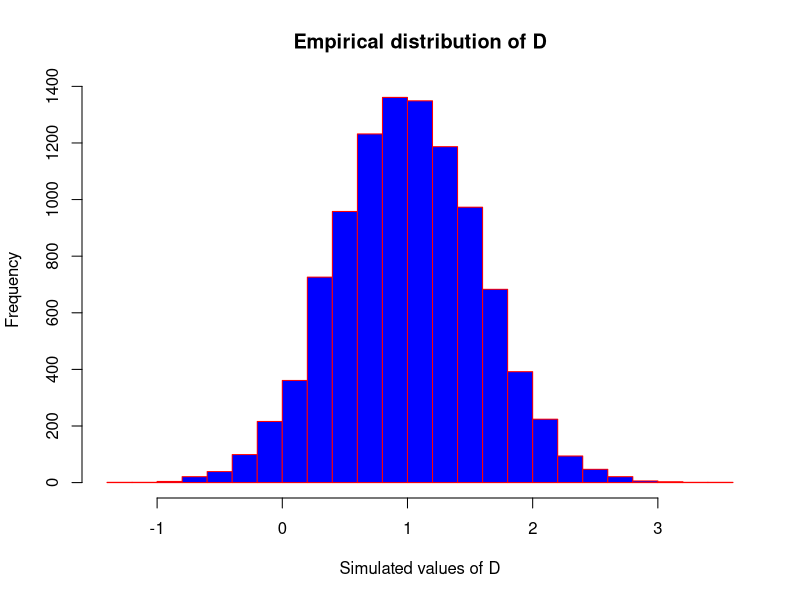
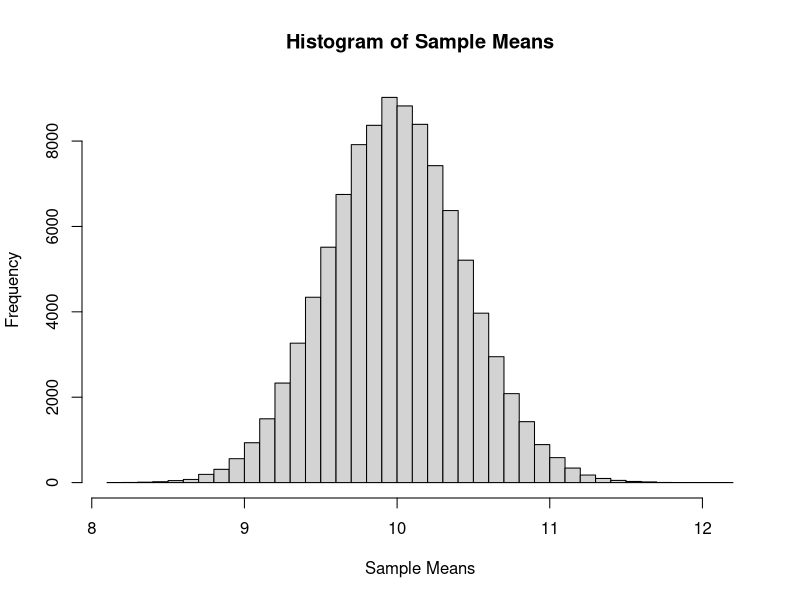
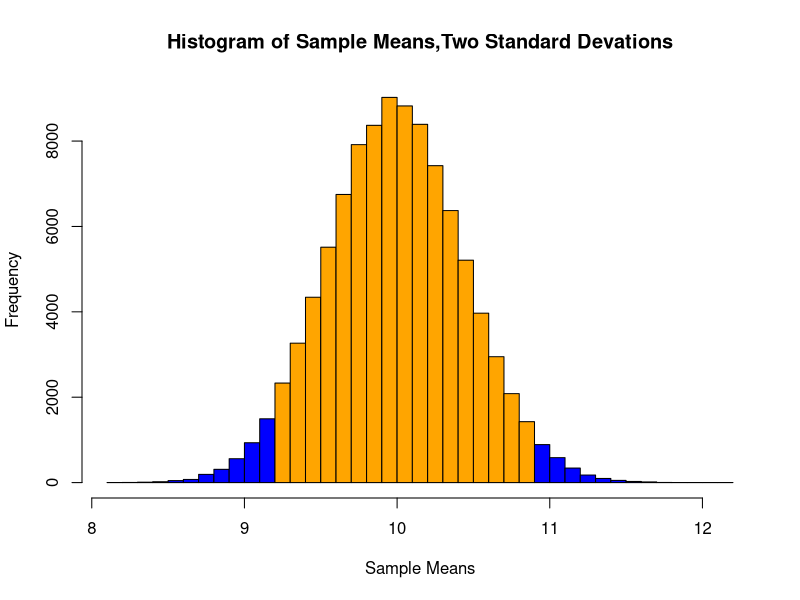

These figures' R source, in order:
## ---- chunk 1
dnorm(x = 3,mean = 2,sd = 5)
## ---- chunk 2
pnorm(q =3,mean =2,sd=5)
## ---- chunk 3
qnorm(p = 0.975,mean = 2,sd = 5)
## ---- chunk 4
rnorm(n = 10, mean = 2, sd = 5)
## ---- chunk 5
dbinom(x = 6, size = 10,prob = 0.75)
## ---- chunk 6
chevdar = data.frame(weight = c(15.5,16.2,16.1,15.8,15.6,16.0,15.8,15.9,16.2))
x_bar = mean(chevdar$weight)
s = sd(chevdar$weight)
mu_0 = 16
n = 9
t = (x_bar - mu_0)/(s/sqrt(n))
t
## ---- chunk 7
pt(t,df = n-1)
## ---- chunk 8
t.test(x = chevdar$weight, mu = 16, alternative = c("less"),conf.level = 0.95)
## ---- chunk 9
chevdar_test = t.test(chevdar$weight,mu = 16,alternative=c("two.sided"),conf.level = 0.95)
#we have stored the results thus we can directly access portions of the output from t.test(),we use the names() function.
names(chevdar_test)
#we are interested with confidence interval
chevdar_test$conf.int
## ---- chunk 10
qt(0.975,df = 8)
## ---- chunk 11
c(mean(chevdar$weight) - qt(0.975, df =8) * sd(chevdar$weight) / sqrt(9),
  mean(chevdar$weight) + qt(0.975, df = 8) * sd(chevdar$weight) / sqrt(9))
## ---- chunk 12
x = c(70,82,78,74,94,82)
n = length(x)
## ---- chunk 13
y = c(64,72,60,76,80,84,68)
m = length(y)
#to test the null hypothesis,we will first calculate the samples means and standard deviations
x_bar = mean(x)
s_x = sd(x)
y_bar = mean(y)
s_y = sd(y)
#we then calculate the pooled standard deviation
s_p = sqrt(((n-1) * s_x ^ 2 + (m - 1) * s_y ^ 2)/(n + m - 2))
#the t statistic
t = ((x_bar - y_bar) - 0) / (s_p * sqrt(1/n + 1/m))
t
## ---- chunk 14
1-pt(t,df = n + m -2)
## ---- chunk 15
t.test(x,y,alternative = c("greater"),var.equal = TRUE)
## ---- chunk 16
t_test_data = data.frame(values = c(x, y),
                         group  = c(rep("A", length(x)), rep("B", length(y))))
t_test_data
## ---- chunk 17
t.test(values ~ group,data =t_test_data,alternative = c("greater"),var.equal = TRUE )
## ---- chunk 18
pnorm(2, mean =1,sd = sqrt(0.32))-pnorm(0,mean = 1,sd = sqrt(0.32))
## ---- chunk 19
set.seed(42)
num_samples = 10000
differences = rep(0,num_samples)
#we set a seed for reproducibility
#create and set variable num_samples defines the number of repetitions
##create a variables differences which will store the simulate values d.
for(s in 1:num_samples){
  x1 = rnorm(n = 25,mean = 6,sd = 2)
  x2 = rnorm(n = 25,mean = 5,sd = 2)
  differences[s] = mean(x1) - mean(x2)
}
#To estimate P(0<D<2) we will find the proportion of values of d for N($mu$ = 1,$sigma^2$ =0.32)
mean(0 < differences & differences < 2)
#let's look at a histogram of the differences
hist(differences,breaks = 20,
     main = "Empirical distribution of D",
     xlab = "Simulated values of D",
     col = "blue",
     border = "red")
#let's get the sample mean and variance
mean(differences)
var(differences)
## ---- chunk 20
set.seed(42)
diffs = replicate(10000,mean(rnorm(25,6,2)) - mean(rnorm(25,5,2)))
#to look at the documentation of the replicate function.
?replicate
#let's get the mean
mean(differences == diffs)
## ---- chunk 21
set.seed(1337)
mu = 10
sample_size = 50
samples = 100000
x_bars = rep(0,samples)
for(i in 1:samples){
  x_bars[i] = mean(rpois(sample_size,lambda = mu))
}
x_bar_hist = hist(x_bars,breaks = 50,
                  main = "Histogram of Sample Means",
                  xlab = "Sample Means")
## ---- chunk 22
c(mean(x_bars),mu)
## ---- chunk 23
c(var(x_bars),mu/sample_size)
## ---- chunk 24
c(sd(x_bars),sqrt(mu)/sqrt(sample_size))
## ---- chunk 25
mean(x_bars > mu - 2 * sqrt(mu) / sqrt(sample_size) &
       x_bars < mu + 2 * sqrt(mu) / sqrt(sample_size))
## ---- chunk 26
shading = ifelse(x_bar_hist$breaks > mu - 2 * sqrt(mu)/sqrt(sample_size) &
                   x_bar_hist$breaks < mu + 2 * sqrt(mu)/sqrt(sample_size),"orange","blue")

x_bar_hist = hist(x_bars,breaks = 50,col = shading,
                  main = "Histogram of Sample Means,Two Standard Devations",xlab = "Sample Means")
